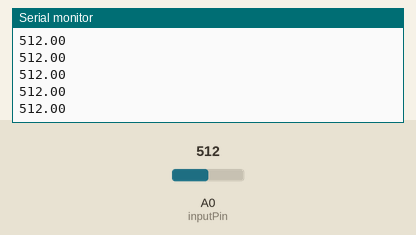
Simulated run of this sketch. Board: Arduino Uno, built with avr-gcc and run on an emulated ATmega328P. On the bench: the last lines printed to the serial monitor. Inputs (shaded band) come from the test bench; at power-on: A0 (inputPin) = 512.

Above: at 1.2 s.
1.3 s: A0 (inputPin) set to 716
At 1.31 s:
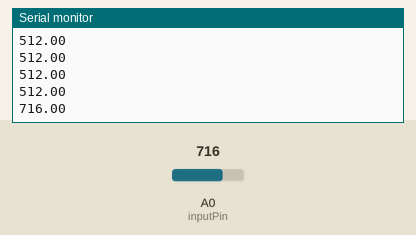
2.8 s: A0 (inputPin) set to 900
At 2.82 s:
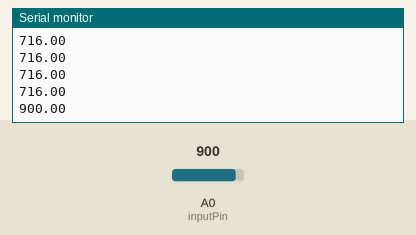
Timing chart, 0 to 5.8 s (numbered marks = the images above; inputs shaded):
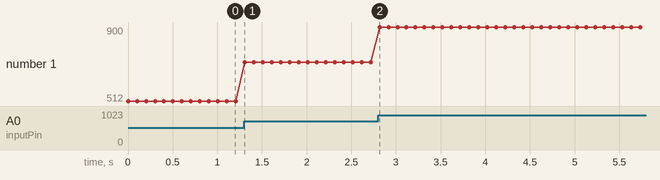

The sketch:

music-input.ino
```cpp
int inputPin = 0;

void setup() {
  // put your setup code here, to run once:
  Serial.begin(9600);

  pinMode(inputPin, INPUT);
}

void loop() {
  // put your main code here, to run repeatedly:
  double voltage = analogRead(inputPin);

  Serial.print(voltage);
  Serial.println();

  delay(100);
}
```

Measured:
- after the input at 1.3 s, the serial monitor: prints a new line at once (image 1)
- after the input at 2.8 s, the serial monitor: prints a new line at once (image 2)
- plotted number 1: 512 → 716 after the input at 1.3 s, 716 → 900 after the input at 2.8 s
